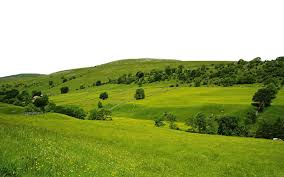
#> input picture tigger.jpg, 284 x 177 px
$ jupyter execute 'experiment-05 (1).ipynb'   (older library calls are emulated)
#> lines starting #> are read from the running program, lines starting #| are printed output that depends on the picture
# Ex. No: 05
## Implementation of Filters Using OpenCV

**Name :** ENBANATHAN V    **Reg. No :** 212224220027    **Slot No :** K11

[cell 1]
import cv2
import numpy as np
import matplotlib.pyplot as plt

[cell 2]
# Read the input image
image = cv2.imread('tigger.jpg')
#> image is the input picture: shape (177, 284, 3); mean B, G, R 107.1, 170.5, 157.1
image = cv2.cvtColor(image, cv2.COLOR_BGR2RGB)

[cell 3]
# Syntex
# dst = cv2.filter2D(src, ddepth, kernel[, dst[, anchor[, delta[, borderType]]]])
kernel = np.ones((5,5), dtype = np.float32) / 5**2

print (kernel)

[cell 4]
image = cv2.imread('tigger.jpg')

dst = cv2.filter2D(image, ddepth = -1, kernel = kernel)

plt.figure(figsize = [20,10])
plt.subplot(121); plt.axis('off'); plt.imshow(image[:,:,::-1]); plt.title("Original Image")
plt.subplot(122); plt.axis('off'); plt.imshow(dst[:,:,::-1]);   plt.title("Convolution Result");
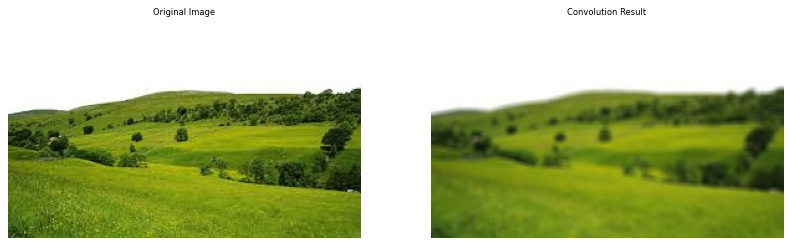
#> figure drawn by matplotlib, 2 panels

[cell 5]
# 1. Smoothing filter
# i) Using Averaging Filter
# Syntex
# dst = cv2.blur(src, ksize[, dst[, anchor[, borderType]]])

[cell 6]
average_filter = cv2.blur(image, (30,30))
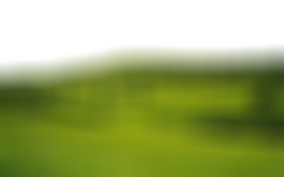
#> average_filter: shape (177, 284, 3); mean B, G, R 107.9, 170.9, 157.5

[cell 7]
average_filter = cv2.blur(image, (30,30))
# Display the images.

plt.figure(figsize = (18, 6))
plt.subplot(121); plt.imshow(image [:, :, ::-1]); plt.title('Input Image')
plt.subplot(122); plt.imshow(average_filter[:, :, ::-1]); plt.title('Output Image ( Average Filter)')

[cell 8]
# ii) Using Weighted Averaging Filter (custom kernel):
# Syntex
# dst = cv2.GaussianBlur(src, ksize, sigmaX[, dst[, sigmaY[, borderType]]])

[cell 9]
kernel = np.array([[1,2,1],
                   [2,4,2],
                   [1,2,1]])/16
weighted_average_filter = cv2.filter2D(image, -1, kernel)
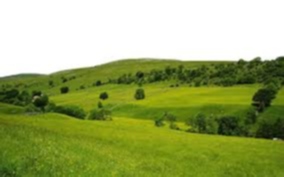
#> weighted_average_filter: shape (177, 284, 3); mean B, G, R 107.1, 170.5, 157.1

[cell 10]
# Display the images.
plt.figure(figsize = (18, 6))
plt.subplot(121);plt.subplot(121); plt.imshow(image [:, :, ::-1]); plt.title('Input Image')
plt.subplot(122);plt.imshow(weighted_average_filter[:, :, ::-1]); plt.title('Output Image(weighted_average_filter)');plt.show()

[cell 11]
# Apply Gaussian blur.
gaussian_filter = cv2.GaussianBlur(image, (29,29), 0, 0)
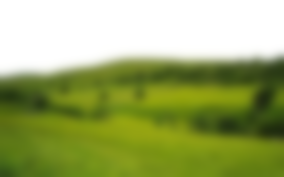
#> gaussian_filter: shape (177, 284, 3); mean B, G, R 107.2, 170.5, 157.1

[cell 12]
# Display the images.

plt.figure(figsize = (18, 6))
plt.subplot(121); plt.imshow(image [:, :, ::-1]); plt.title('Input Image')
plt.subplot(122); plt.imshow(gaussian_filter[:, :, ::-1]); plt.title('Output Image ( Gaussian Filter)')

[cell 13]
# iv) Using Median Filter
median_filter = cv2.medianBlur(image, 19)
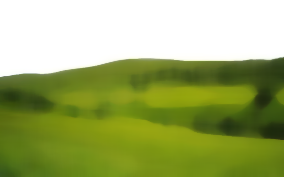
#> median_filter: shape (177, 284, 3); mean B, G, R 107.1, 172.5, 158.7

[cell 14]
 #Display the images.

plt.figure(figsize = (18, 6))
plt.subplot(121); plt.imshow(image [:, :, ::-1]); plt.title('Input Image')
plt.subplot(122); plt.imshow(median_filter[:, :, ::-1]); plt.title('Output Image ( Median_filter)')

[cell 15]
# 2. Sharpening Filters:

# i) Using Laplacian Kernel (Manual Kernel)
laplacian_kernel = np.array([[0, -1, 0],
                             [-1, 5, -1],
                             [0, -1, 0]])
sharpened_laplacian_kernel = cv2.filter2D(image, -1, kernel = laplacian_kernel)
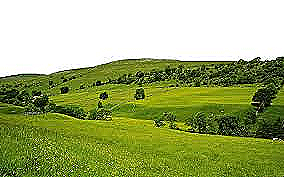
#> sharpened_laplacian_kernel: shape (177, 284, 3); mean B, G, R 112.5, 171.1, 158.6

[cell 16]
plt.figure(figsize = (18, 6))
plt.subplot(121); plt.imshow(image [:, :, ::-1]); plt.title('Input Image')
plt.subplot(122); plt.imshow(sharpened_laplacian_kernel[:, :, ::-1]); plt.title('Output Image ( Laplacian_filter)')
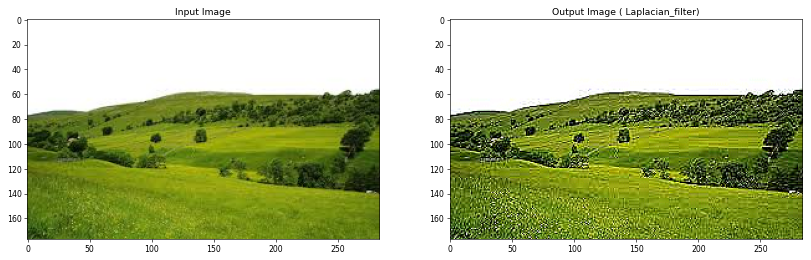
#> figure drawn by matplotlib, 2 panels

[cell 17]
# ii) Using Laplacian Operator (OpenCV built-in)
gray_image = cv2.cvtColor(image, cv2.COLOR_RGB2GRAY)
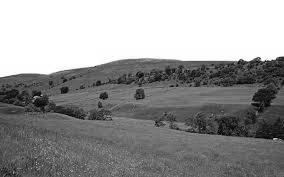
#> gray_image: shape (177, 284); min 2, max 255, mean 150
laplacian_operator = cv2.Laplacian(gray_image, cv2.CV_64F)
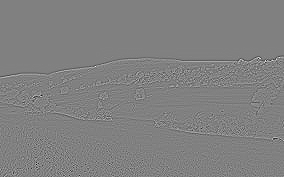
#> laplacian_operator: shape (177, 284) float64; min -441, max 431, mean 0; drawn with min black and max white
laplacian_operator = np.uint8(np.absolute(laplacian_operator))
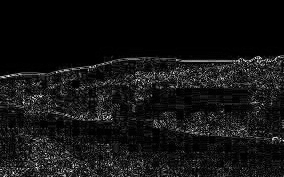
#> laplacian_operator: shape (177, 284); min 0, max 255, mean 19.3

[cell 18]
# Display the images.

plt.figure(figsize = (18, 6))
plt.subplot(131); plt.imshow(image [:, :, ::-1]); plt.title('Input Image')
plt.subplot(132); plt.imshow(gray_image, cmap='gray'); plt.title('Gray_image')
plt.subplot(133); plt.imshow(laplacian_operator,cmap='gray'); plt.title('Output Image ( Laplacian_filter)')
